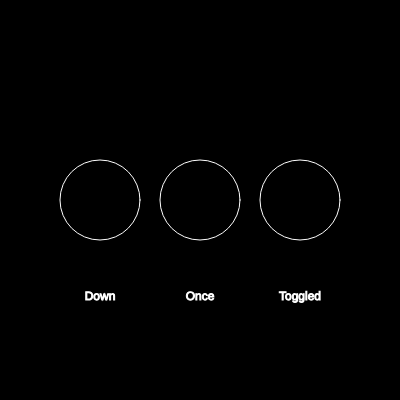
Frame 1 (no input)
Frame 60 (no input): identical to frame 1, image omitted
Frame 120 (the mouse pressed at the canvas centre since frame 60): identical to frame 1, image omitted

The p5.js sketch that drew this single still picture (run headless with seeded random() and noise() and a simulated clock; from frame 60 on, the mouse is pressed at the canvas centre):

// p5.js sketch
// ── sketch.js
// Variablen für die Zustände der Tasten
let isDown = false      // true, wenn die ENTER-Taste gerade gedrückt wird
let isToggled = false   // true, wenn die ENTER-Taste umgeschaltet wurde
let once = false        // true für einmalige Aktion beim Drücken

// Funktion, die eine einmalige Aktion beim Drücken ausführt.
// Zur Visualisierung setzt sie das Flag once auf true, und nach einer
// Sekunde automatisch auf false.
function doOnceOnPress() {
  if (once === true) return       // Wenn die Aktion schon läuft, nichts tun
  once = true                     // Aktion starten
  setTimeout(() => {
    once = false                  // Nach 1 Sekunde zurücksetzen
  }, 1000)
}

function setup() {
  createCanvas(400, 400);         // Zeichenfläche erstellen
}

function draw() {
  background('black');            // Hintergrund schwarz
  noFill()                        // Keine Füllfarbe für die Kreise
  stroke('white')                 // Weißer Rand
  // Drei Kreise zeichnen
  circle(width * .25, height / 2, width / 5)
  circle(width * .5, height / 2, width / 5)
  circle(width * .75, height / 2, width / 5)

  // Wenn die Taste gedrückt wird, linker Kreis rot füllen
  if (isDown) {
    fill('red')
    stroke('red')
    circle(width * .25, height / 2, width / 5)
  }

  // Wenn die einmalige Aktion aktiv ist, mittlerer Kreis grün füllen
  if (once) {
    fill('green')
    stroke('green')
    circle(width * .5, height / 2, width / 5)
  }

  // Wenn toggled, rechter Kreis blau füllen
  if (isToggled) {
    fill('blue')
    stroke('blue')
    circle(width * .75, height / 2, width / 5)
  }

  // Beschriftungen unter den Kreisen
  textAlign(CENTER)
  fill('white')
  text('Down', width * .25, height * .75);
  text('Once', width * .5, height * .75);
  text('Toggled', width * .75, height * .75);
}

// Wenn eine Taste gedrückt wird
function keyPressed () {
  if (!isDown && keyCode === ENTER) {  // Nur reagieren, wenn ENTER gedrückt wird und vorher nicht gedrückt war
    isDown = true                       // Taste als gedrückt markieren
    doOnceOnPress()                     // Einmalige Aktion ausführen
  }
  return false                          // Verhindert Standardverhalten der Taste
}

// Wenn eine Taste losgelassen wird
function keyReleased () {
  if (keyCode === ENTER) {              // Nur bei ENTER
    isDown = false                       // Taste nicht mehr gedrückt
    isToggled = !isToggled               // Zustand umschalten
  }
  return false
}
